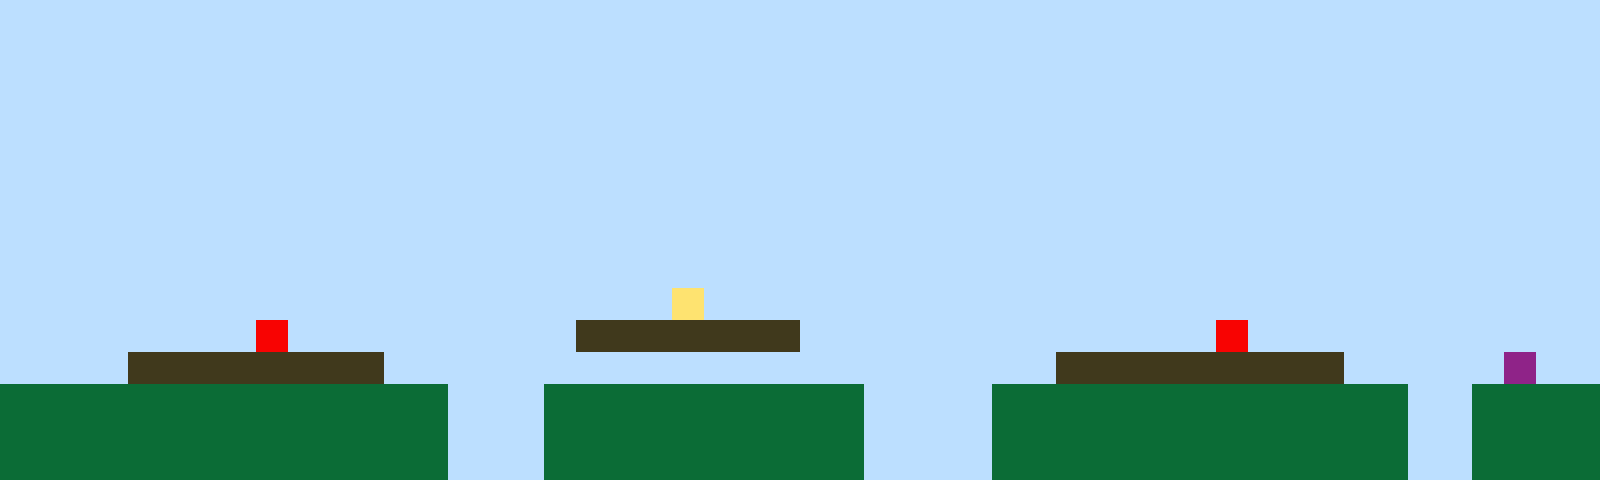

This is a level from a 2D game, rendered from its Tiled map with the project's own tilesets. A one-line summary and the complete map file follow:
An orthogonal 50x15 tile map with 32x32 px tiles, 1 tile layer (Tile Layer 1).

<map version="1.10" tiledversion="1.11.2" orientation="orthogonal" renderorder="right-up" width="50" height="15" tilewidth="32" tileheight="32" infinite="0" nextlayerid="2" nextobjectid="1"><editorsettings><export target="map1.csv" format="csv" /></editorsettings><tileset firstgid="1" name="sprites" tilewidth="32" tileheight="32" tilecount="6" columns="3"><image source="sprites.png" width="96" height="64" /></tileset><layer id="1" name="Tile Layer 1" width="50" height="15"><data encoding="csv">1,1,1,1,1,1,1,1,1,1,1,1,1,1,1,1,1,1,1,1,1,1,1,1,1,1,1,1,1,1,1,1,1,1,1,1,1,1,1,1,1,1,1,1,1,1,1,1,1,1,1,1,1,1,1,1,1,1,1,1,1,1,1,1,1,1,1,1,1,1,1,1,1,1,1,1,1,1,1,1,1,1,1,1,1,1,1,1,1,1,1,1,1,1,1,1,1,1,1,1,1,1,1,1,1,1,1,1,1,1,1,1,1,1,1,1,1,1,1,1,1,1,1,1,1,1,1,1,1,1,1,1,1,1,1,1,1,1,1,1,1,1,1,1,1,1,1,1,1,1,1,1,1,1,1,1,1,1,1,1,1,1,1,1,1,1,1,1,1,1,1,1,1,1,1,1,1,1,1,1,1,1,1,1,1,1,1,1,1,1,1,1,1,1,1,1,1,1,1,1,1,1,1,1,1,1,1,1,1,1,1,1,1,1,1,1,1,1,1,1,1,1,1,1,1,1,1,1,1,1,1,1,1,1,1,1,1,1,1,1,1,1,1,1,1,1,1,1,1,1,1,1,1,1,1,1,1,1,1,1,1,1,1,1,1,1,1,1,1,1,1,1,1,1,1,1,1,1,1,1,1,1,1,1,1,1,1,1,1,1,1,1,1,1,1,1,1,1,1,1,1,1,1,1,1,1,1,1,1,1,1,1,1,1,1,1,1,1,1,1,1,1,1,1,1,1,1,1,1,1,1,1,1,1,1,1,1,1,1,1,1,1,1,1,1,1,1,1,1,1,1,1,1,1,1,1,1,1,1,1,1,1,1,1,1,1,1,1,1,1,1,1,1,1,1,1,1,1,1,1,1,1,1,1,1,1,1,1,1,1,1,1,1,1,1,1,1,1,1,1,1,1,1,1,1,1,1,1,1,1,1,1,1,1,1,1,1,1,1,1,1,1,1,1,1,1,1,1,1,1,1,1,1,1,1,1,1,1,1,1,1,1,1,1,1,1,1,1,1,1,1,1,1,1,1,1,1,1,1,1,1,1,1,1,1,1,1,1,1,1,1,4,1,1,1,1,1,1,1,1,1,1,1,1,1,1,1,1,1,1,1,1,1,1,1,1,1,1,1,1,1,1,1,1,1,1,1,1,5,1,1,1,1,1,1,1,1,1,3,3,3,3,3,3,3,1,1,1,1,1,1,1,1,1,1,1,1,1,5,1,1,1,1,1,1,1,1,1,1,1,1,1,1,1,3,3,3,3,3,3,3,3,1,1,1,1,1,1,1,1,1,1,1,1,1,1,1,1,1,1,1,1,1,3,3,3,3,3,3,3,3,3,1,1,1,1,1,6,1,1,2,2,2,2,2,2,2,2,2,2,2,2,2,2,1,1,1,2,2,2,2,2,2,2,2,2,2,1,1,1,1,2,2,2,2,2,2,2,2,2,2,2,2,2,1,1,2,2,2,2,2,2,2,2,2,2,2,2,2,2,2,2,2,2,1,1,1,2,2,2,2,2,2,2,2,2,2,1,1,1,1,2,2,2,2,2,2,2,2,2,2,2,2,2,1,1,2,2,2,2,2,2,2,2,2,2,2,2,2,2,2,2,2,2,1,1,1,2,2,2,2,2,2,2,2,2,2,1,1,1,1,2,2,2,2,2,2,2,2,2,2,2,2,2,1,1,2,2,2,2</data></layer></map>
